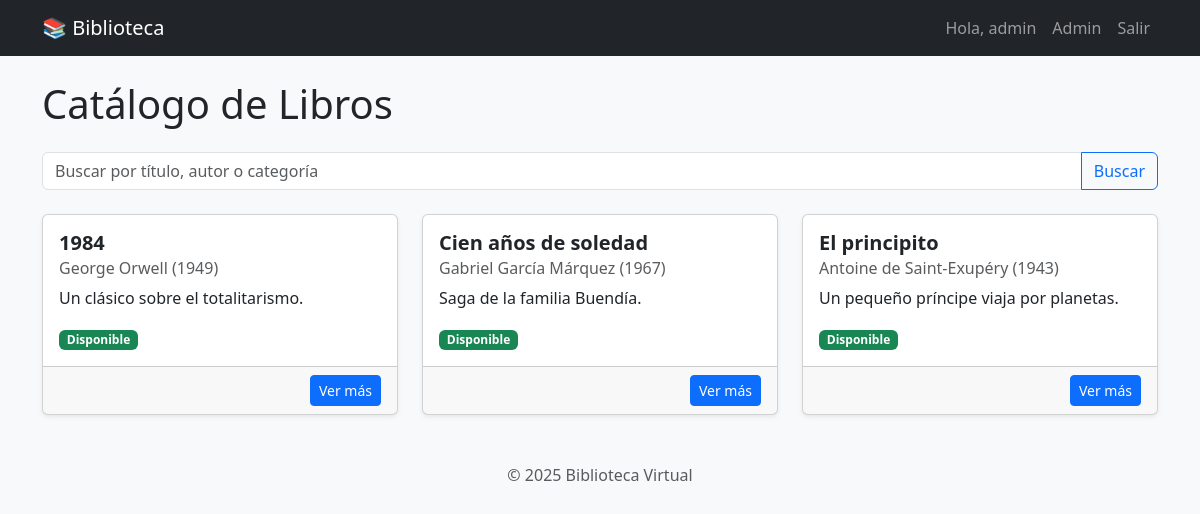
/ (signed in), run on the app's committed database.
### models/models.py (models this page shows, shortened)
class Usuario(UserMixin, db.Model):
    __tablename__ = 'usuarios'
    id = db.Column(db.Integer, primary_key=True)
    nombre = db.Column(db.String(100), nullable=False)
    correo = db.Column(db.String(120), unique=True, nullable=False)
    contraseña_hash = db.Column(db.String(128), nullable=False)
    identificacion = db.Column(db.String(20), nullable=False)
    rol = db.Column(db.String(20), default='usuario')  # 'usuario' o 'admin'
    def is_admin(self):
        return self.rol == 'admin'

class Libro(db.Model):
    __tablename__ = 'libros'
    id = db.Column(db.Integer, primary_key=True)
    titulo = db.Column(db.String(200), nullable=False)
    autor = db.Column(db.String(100), nullable=False)
    categoria = db.Column(db.String(100))
    sinopsis = db.Column(db.Text)
    anio = db.Column(db.Integer)
    disponible = db.Column(db.Boolean, default=True)

### controllers/main.py (the view)
@main_bp.route('/')
def index():
    q = request.args.get('q', '').strip()
    if q:
        libros = Libro.query.filter(
            (Libro.titulo.ilike(f"%{q}%")) |
            (Libro.autor.ilike(f"%{q}%")) |
            (Libro.categoria.ilike(f"%{q}%"))
        ).all()
    else:
        libros = Libro.query.order_by(Libro.titulo).all()
    return render_template('index.html', libros=libros, query=q)

### models/models.py (called while the page is built)
@login_manager.user_loader
def load_user(user_id):
    return Usuario.query.get(int(user_id))

### templates/index.html (shortened to what this page needs)
{% extends 'layout.html' %}
{% block content %}
<h1 class="mb-4">Catálogo de Libros</h1>
<form method="get" class="mb-4">
  <div class="input-group">
    <input type="text" name="q" class="form-control" placeholder="Buscar por título, autor o categoría" value="{{ query or '' }}">
    <button class="btn btn-outline-primary" type="submit">Buscar</button>
  </div>
</form>
<div class="row row-cols-1 row-cols-md-3 g-4">
  {% for libro in libros %}
    <div class="col">
      <div class="card h-100 shadow-sm">
        <div class="card-body">
          <h5 class="card-title">{{ libro.titulo }}</h5>
          <h6 class="card-subtitle mb-2 text-muted">{{ libro.autor }} ({{ libro.anio or 's/f' }})</h6>
          <p class="card-text">
            {{ libro.sinopsis[:120] }}{% if libro.sinopsis|length > 120 %}...{% endif %}
          </p>
          <span class="badge {{ 'bg-success' if libro.disponible else 'bg-danger' }}">
            {{ 'Disponible' if libro.disponible else 'No disponible' }}
          </span>
        </div>
        <div class="card-footer text-end">
          <a href="{{ url_for('main.libro_detalle', libro_id=libro.id) }}" class="btn btn-primary btn-sm">Ver más</a>
        </div>
      </div>
    </div>
  {% endfor %}
</div>
{% endblock %}

### templates/layout.html (shortened to what this page needs)
<!DOCTYPE html>
<html lang="es">
<head>
  <link href="https://cdn.jsdelivr.net/npm/bootstrap@5.3.2/dist/css/bootstrap.min.css" rel="stylesheet">
  <link href="{{ url_for('static', filename='css/style.css') }}" rel="stylesheet">
</head>
<body class="bg-light">
  <nav class="navbar navbar-expand-lg navbar-dark bg-dark mb-4">
    <div class="container">
      <a class="navbar-brand" href="{{ url_for('main.index') }}">📚 Biblioteca</a>
      <div class="collapse navbar-collapse">
        <ul class="navbar-nav ms-auto">
          {% if current_user.is_authenticated %}
            <li class="nav-item">
              <a class="nav-link" href="#">Hola, {{ current_user.nombre }}</a>
            </li>
            {% if current_user.is_admin() %}
              <li class="nav-item">
                <a class="nav-link" href="{{ url_for('main.admin') }}">Admin</a>
              </li>
            {% endif %}
            <li class="nav-item">
              <a class="nav-link" href="{{ url_for('main.logout') }}">Salir</a>
            </li>
          {% endif %}
        </ul>
      </div>
    </div>
  </nav>
  <div class="container">
    {% block content %}{% endblock %}
  </div>
  <footer class="text-center mt-5 text-muted">
    <p>&copy; 2025 Biblioteca Virtual</p>
  </footer>
</body>
</html>

### static/css/style.css (style rules this page uses)
body { font-family: 'Segoe UI', Tahoma, Geneva, Verdana, sans-serif; }
.card-title { font-weight: bold; }
footer { margin-top: 3rem; }

### data on the page
Usuario: nombre "admin"
Libro: titulo "1984", autor "George Orwell", anio "1949", sinopsis "Un clásico sobre el totalitarismo.", disponible "Disponible"
Libro: titulo "Cien años de soledad", autor "Gabriel García Márquez", anio "1967", sinopsis "Saga de la familia Buendía.", disponible "Disponible"
Libro: titulo "El principito", autor "Antoine de Saint-Exupéry", anio "1943", sinopsis "Un pequeño príncipe viaja por planetas.", disponible "Disponible"
